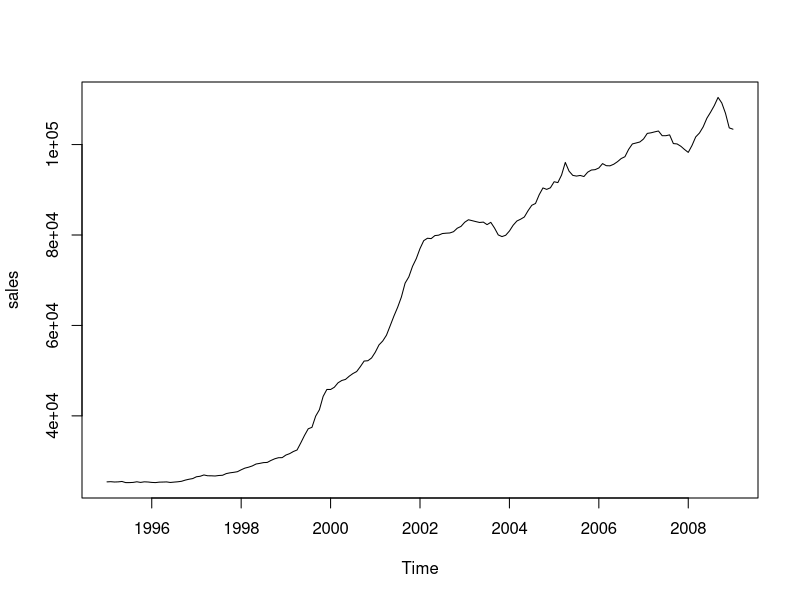
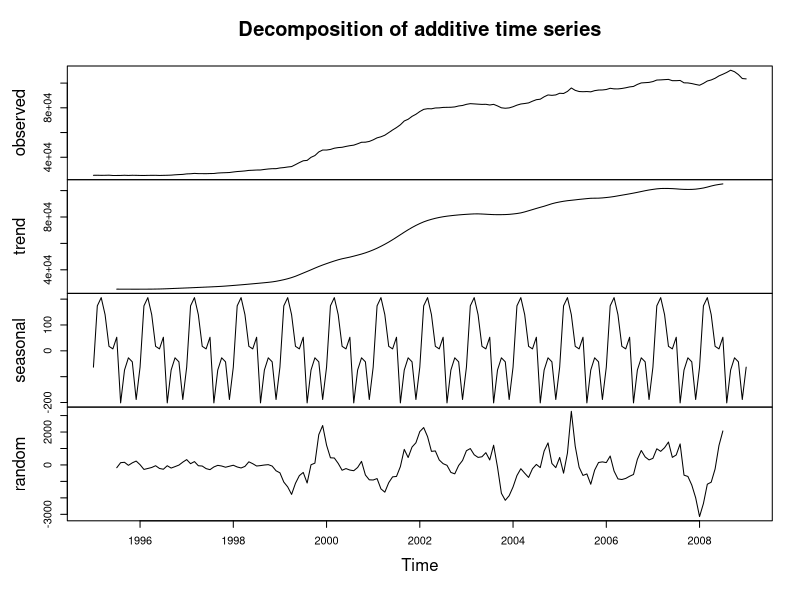
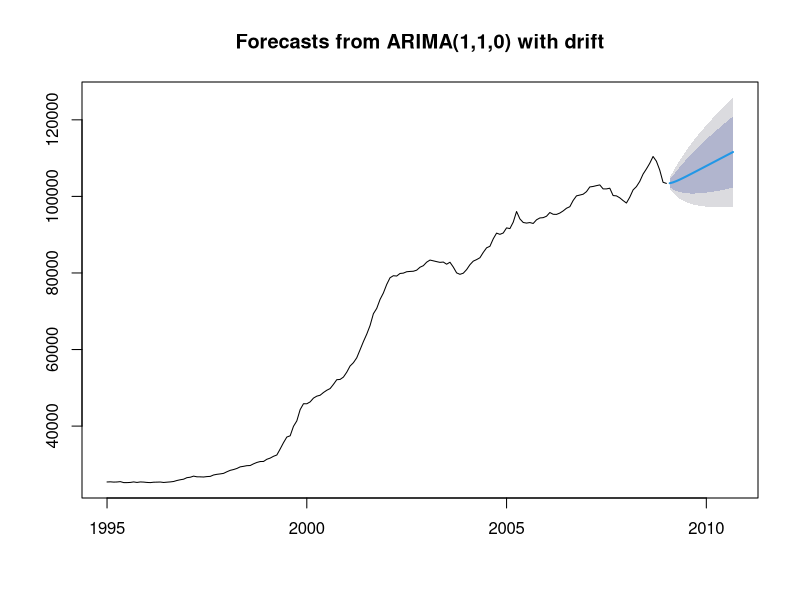

Write the R code that produced these figures, in order.
#Setting working directory
setwd("C:/Users/rpand/Desktop/Documents/Classes/Classes/Time_Series_Accelerator")

library("forecast")

#Reading the data
sales <- read.csv("sales.csv")

#What kind of data we have
sales
head(sales)
tail(sales)

#Create time series from the input data, [,1] is for first column and all rows. freq = 12, is for 12 months. For quarters it will be freq = 4
sales <- ts(sales[,1],start=1995,freq=12)

write.csv(sales,"newsales.csv")

#Let's view, what is the output
sales

#Plot Time Series
plot(sales)

#Divides into Seasonal, Trend and Remainder. S.Window controls how rapidly the seasonal component can change

apts <- decompose(sales)

plot (apts)

# Select Best Model

arima_model <- auto.arima(sales)

arima_model

error_estimate_ARIMA <- accuracy(arima_model)

forecast(arima_model, 20)

plot(forecast(arima_model,20))

# ME: Mean Error
# RMSE: Root Mean Squared Error
# MAE: Mean Absolute Error
# MPE: Mean Percentage Error
# MAPE: Mean Absolute Percentage Error
# MASE: Mean Absolute Scaled Error
# ACF1: Autocorrelation of errors at lag 1.


